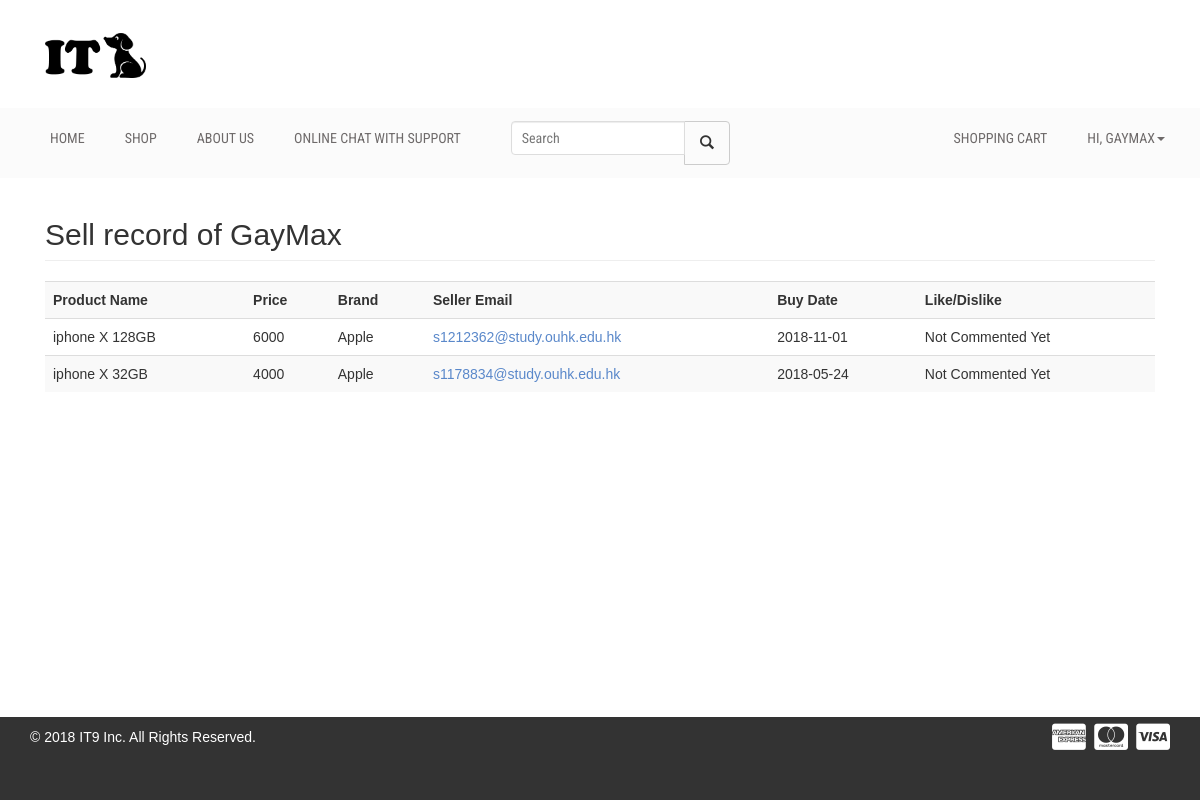
Page /sell_record.php (signed in) on the committed database.
### tables this page shows
CREATE TABLE `product_info` (
  `Item_ID` int(11) NOT NULL,
  `Product_Name` varchar(50) NOT NULL,
  `Price` float NOT NULL,
  `Brand` varchar(20) NOT NULL,
  `Model` varchar(20) NOT NULL,
  `New` varchar(1) NOT NULL,
  `Depreciation_Rate` int(11) NOT NULL,
  `Description` text NOT NULL,
  `Seller_Email` varchar(255) NOT NULL,
  `Buyer_Email` varchar(255) NOT NULL,
  `Upload_Date` date NOT NULL,
  `Sell_Date` date NOT NULL,
  `url` varchar(255) NOT NULL,
  `Islike` char(1) NOT NULL
);

### sell_record.php (the view, shortened to what this page needs)
<?php
    include_once 'header.php';
?>
<div class="container" style="margin-bottom: 20px;">
    <div class="col-md-12">
        <?php
            echo'<h2 class="page-header">Sell record of ' . $_SESSION['NickName'] . '</h2>';
        ?>
        <table class="table table-striped">
            <tr><th>Product Name</th><th>Price</th><th>Brand</th><th>Seller Email</th><th>Buy Date</th><th>Like/Dislike</th></tr>
            <?php
                $sell_record_sql = 'select Product_Name, Price, Brand, Buyer_Email, Sell_Date, Islike from product_info where Seller_Email = "' .$_SESSION['username'] .'" order by Sell_Date DESC';
                function Searching($sell_record_sql) {
                    include_once 'db_conn.php';
                    $resultas = mysqli_query($conn, $sell_record_sql);
                    return $resultas;
                }
            ?>
            <?php
                $sell_record_search = Searching($sell_record_sql);
            ?>
            <?php
                while ($sell_record_row = mysqli_fetch_array($sell_record_search)):
                    if($sell_record_row[4] != '0000-00-00') {
                        echo '<tr><td>'.$sell_record_row[0].'</td><td>'.$sell_record_row[1].'</td><td>'.$sell_record_row[2].'</td>'
                                . '<td><a href=\'others_info.php?email='.$sell_record_row[3].'\';return false;">'.$sell_record_row[3].'</a></td><td>'.$sell_record_row[4].'</td>';
                        if($sell_record_row[5] == ""){
                            echo'<td>Not Commented Yet</td></tr>';
                        }
                    }
                endwhile;
            ?>
        </table>
<?php
    include_once 'footer.php';
?>

### style.css (style rules this page uses)
h1, h2, h3, h4, h5, h6 { margin: 0 0 15px; }
body { font-family:Arial, Helvetica, sans-serif; }
a { color: #5a88ca }

### header.php (style rules this page uses)
body { margin: 0; display: flex; min-height: 100vh; flex-direction: column; }

### rows in the picture
product_info: Product_Name "iphone X 128GB", Price "6000", Brand "Apple", Buyer_Email "s1212362@study.ouhk.edu.hk", Sell_Date "2018-11-01", Islike "Not Commented Yet"
product_info: Product_Name "iphone X 32GB", Price "4000", Brand "Apple", Buyer_Email "s1178834@study.ouhk.edu.hk", Sell_Date "2018-05-24", Islike "Not Commented Yet"

### other values in the picture
$_SESSION['NickName'] "GAYMAX"
$_SESSION['NickName'] "GayMax"
